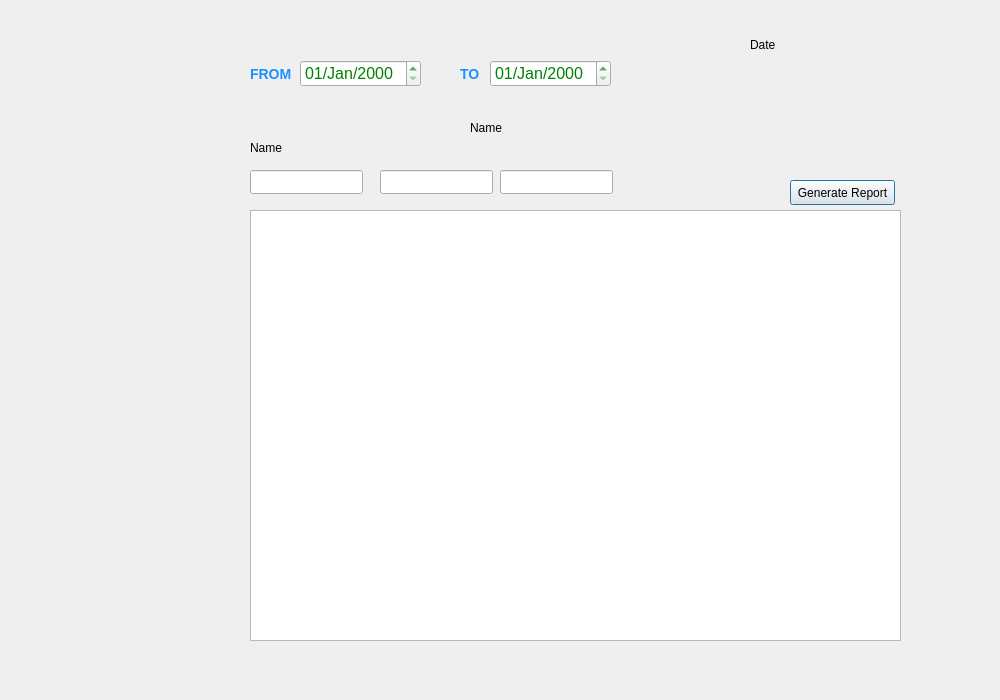
<?xml version="1.0" encoding="UTF-8"?>
<ui version="4.0">
 <class>SaleRecord</class>
 <widget class="QDialog" name="SaleRecord">
  <property name="geometry">
   <rect>
    <x>0</x>
    <y>0</y>
    <width>1000</width>
    <height>700</height>
   </rect>
  </property>
  <property name="windowTitle">
   <string>Dialog</string>
  </property>
  <widget class="QTableView" name="tableView">
   <property name="geometry">
    <rect>
     <x>250</x>
     <y>210</y>
     <width>651</width>
     <height>431</height>
    </rect>
   </property>
  </widget>
  <widget class="QPushButton" name="generate_report_pushbutton">
   <property name="geometry">
    <rect>
     <x>790</x>
     <y>180</y>
     <width>105</width>
     <height>25</height>
    </rect>
   </property>
   <property name="text">
    <string>Generate Report</string>
   </property>
  </widget>
  <widget class="QLabel" name="label_4">
   <property name="geometry">
    <rect>
     <x>460</x>
     <y>60</y>
     <width>31</width>
     <height>27</height>
    </rect>
   </property>
   <property name="styleSheet">
    <string notr="true">color:dodgerblue; 
font-size:14px;
font-weight:600;</string>
   </property>
   <property name="text">
    <string>TO</string>
   </property>
   <property name="buddy">
    <cstring>itemcode_spinBox</cstring>
   </property>
  </widget>
  <widget class="QDateEdit" name="from_dateEdit">
   <property name="geometry">
    <rect>
     <x>300</x>
     <y>60</y>
     <width>121</width>
     <height>27</height>
    </rect>
   </property>
   <property name="styleSheet">
    <string notr="true">font-size:16px;color:green;</string>
   </property>
   <property name="displayFormat">
    <string>dd/MMM/yyyy</string>
   </property>
  </widget>
  <widget class="QLabel" name="label_3">
   <property name="geometry">
    <rect>
     <x>250</x>
     <y>60</y>
     <width>61</width>
     <height>27</height>
    </rect>
   </property>
   <property name="styleSheet">
    <string notr="true">color:dodgerblue; 
font-size:14px;
font-weight:600;</string>
   </property>
   <property name="text">
    <string>FROM</string>
   </property>
   <property name="buddy">
    <cstring>itemcode_spinBox</cstring>
   </property>
  </widget>
  <widget class="QDateEdit" name="to_dateEdit">
   <property name="geometry">
    <rect>
     <x>490</x>
     <y>60</y>
     <width>121</width>
     <height>27</height>
    </rect>
   </property>
   <property name="styleSheet">
    <string notr="true">font-size:16px;color:green;</string>
   </property>
   <property name="displayFormat">
    <string>dd/MMM/yyyy</string>
   </property>
  </widget>
  <widget class="QLineEdit" name="lineEdit">
   <property name="geometry">
    <rect>
     <x>250</x>
     <y>170</y>
     <width>113</width>
     <height>24</height>
    </rect>
   </property>
  </widget>
  <widget class="QLineEdit" name="lineEdit_user_2">
   <property name="geometry">
    <rect>
     <x>380</x>
     <y>170</y>
     <width>113</width>
     <height>24</height>
    </rect>
   </property>
  </widget>
  <widget class="QLineEdit" name="lineEdit_user_3">
   <property name="geometry">
    <rect>
     <x>500</x>
     <y>170</y>
     <width>113</width>
     <height>24</height>
    </rect>
   </property>
  </widget>
  <widget class="QLabel" name="label">
   <property name="geometry">
    <rect>
     <x>250</x>
     <y>140</y>
     <width>55</width>
     <height>16</height>
    </rect>
   </property>
   <property name="text">
    <string>Name</string>
   </property>
  </widget>
  <widget class="QLabel" name="test">
   <property name="geometry">
    <rect>
     <x>470</x>
     <y>120</y>
     <width>211</width>
     <height>16</height>
    </rect>
   </property>
   <property name="text">
    <string>Name</string>
   </property>
  </widget>
  <widget class="QLabel" name="label_date">
   <property name="geometry">
    <rect>
     <x>750</x>
     <y>40</y>
     <width>130</width>
     <height>10</height>
    </rect>
   </property>
   <property name="text">
    <string>Date</string>
   </property>
  </widget>
 </widget>
 <resources/>
 <connections/>
</ui>
